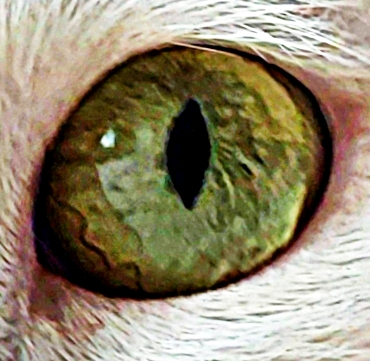
#> input picture scikit-image/07-noises/eye.jpg, 370 x 361 px
$ jupyter execute noises.ipynb   (older library calls are emulated)
#> lines starting #> are read from the running program, lines starting #| are printed output that depends on the picture
# Noises
- Gürültüler, görüntü elde etme sürecindeki hataların bir sonucudur.
- Gerçek sahnenin gerçek yoğunluklarını yansıtmayan piksel değerleriyle sonuçlanır.

[cell 1]
import matplotlib.pyplot as plt

image = plt.imread("eye.jpg")
#> image is the input picture: shape (361, 370, 3); mean R, G, B 146, 134.8, 108.9
plt.imshow(image), plt.axis("off")

## Apply noise in scikit-image

[cell 2]
from skimage.util import random_noise

noise_img = random_noise(image)
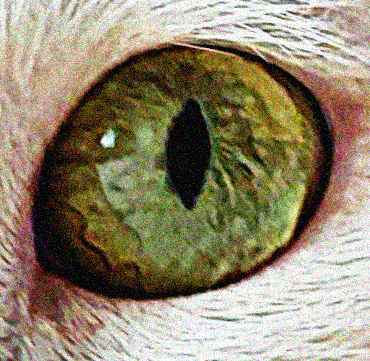
#> noise_img: shape (361, 370, 3) float64; mean R, G, B 0.572, 0.529, 0.432
plt.imshow(noise_img), plt.axis("off")

## Denoising

Görüntünün çözünürülüğü ne kadar yüksek olursa paraziti ortadan kaldırmak o kadar uzun sürebilir

Denoising Types - Gürültü ortadan kaldırma çeşitleri
- Total Variation (TV) - Görüntünün toplam varyasyonunu en aza indirmeye çalışur - çizgi film benzeri parçalı sabit görüntüler üretme eğilimindedir
- Bilateral : İki tarafllı filtreleme görüntüleri korurken pürüzsüzleştirir.- her pikselin yoğunluğunu yakınındaki piksellerden gelen ağırlıklı ortalama yoğunluk değerleriyle değiştirir

### Denoising with total variation

[cell 3]
from skimage.restoration import denoise_tv_chambolle

denoised_tv = denoise_tv_chambolle(noise_img, weight=0.1, multichannel=True)
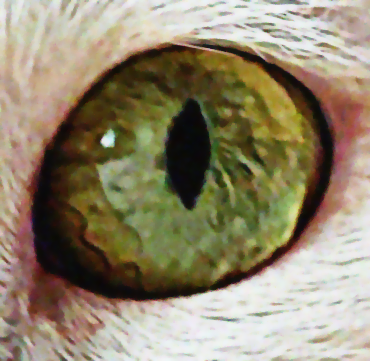
#> denoised_tv: shape (361, 370, 3) float64; mean R, G, B 0.572, 0.529, 0.432
 #weight : isteğe bağlı denoise için ağırlık ne kadar büyük olursa gürültü o kadar fazla olur ama aynı zamanda gürültüyü daha pürüzsüz hale getirebilir
plt.imshow(denoised_tv) , plt.axis("off")

### Bilateral denoising
Ortaya çıkan görüntü tv denoising ile karşılaştırıldığında daha pürüzsüz görünmektedir
Kenarları daha fazla korur

[cell 4]
from skimage.restoration import denoise_bilateral

denoised_bn = denoise_bilateral(noise_img, multichannel=True)
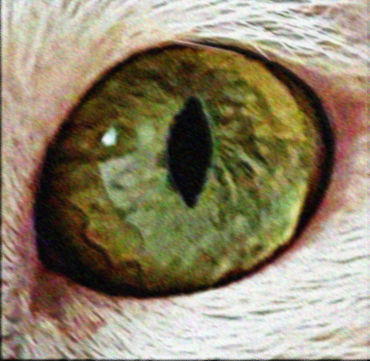
#> denoised_bn: shape (361, 370, 3) float64; mean R, G, B 0.567, 0.524, 0.427

plt.imshow(denoised_bn), plt.axis("off")

[cell 5]
# Karşılaştırma
f, (x1, x2, x3, x4) = plt.subplots(1, 4, figsize=(10, 10))
x1.imshow(image), x1.set_title("Original Image"), x1.axis("off")
x2.imshow(noise_img), x2.set_title("Noise Image"), x2.axis("off")
x3.imshow(denoised_tv), x3.set_title("Denoised Image (TV)"), x3.axis("off")
x4.imshow(denoised_bn), x4.set_title("Denoised Image (BN)"), x4.axis("off")
plt.tight_layout(), plt.show()
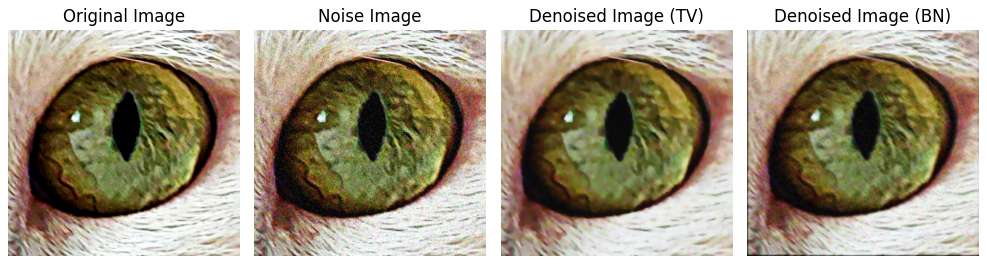
#> figure drawn by matplotlib, 4 panels
